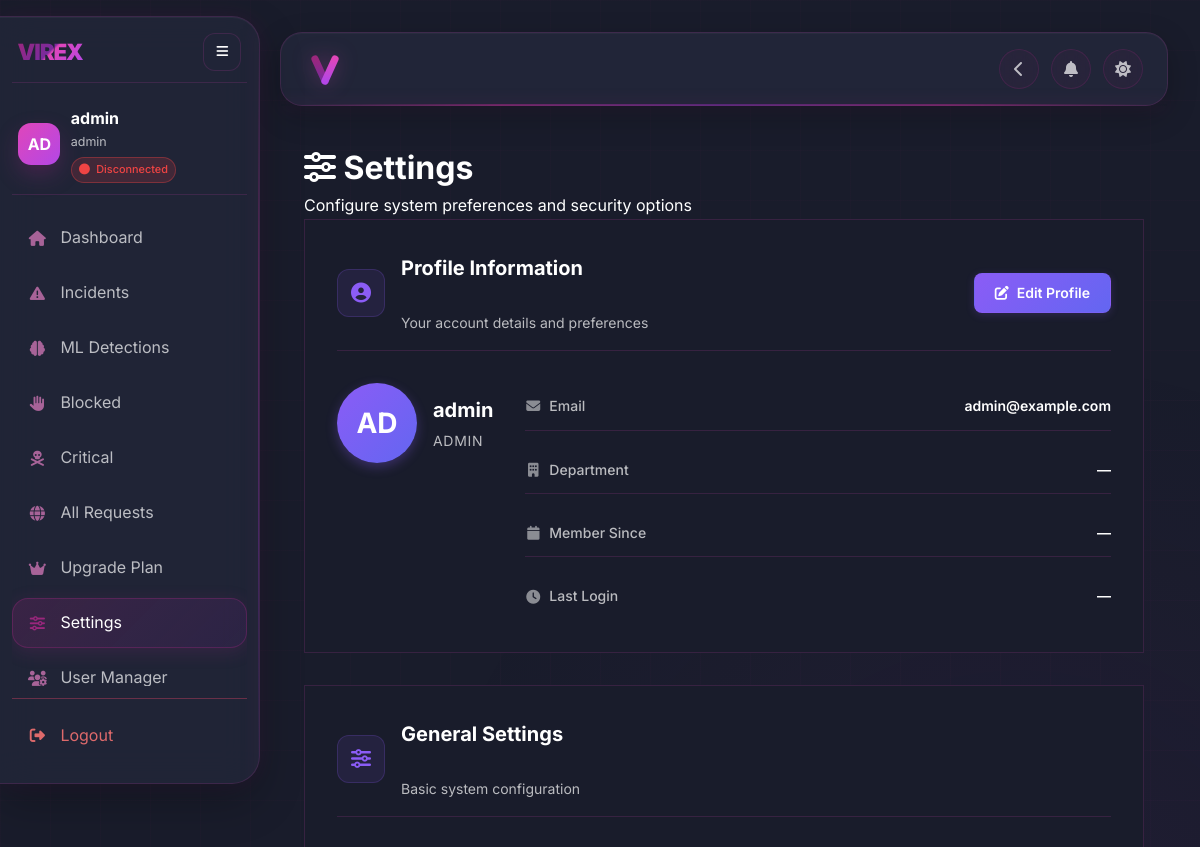
The app's page /settings (signed in, upper part), older data.
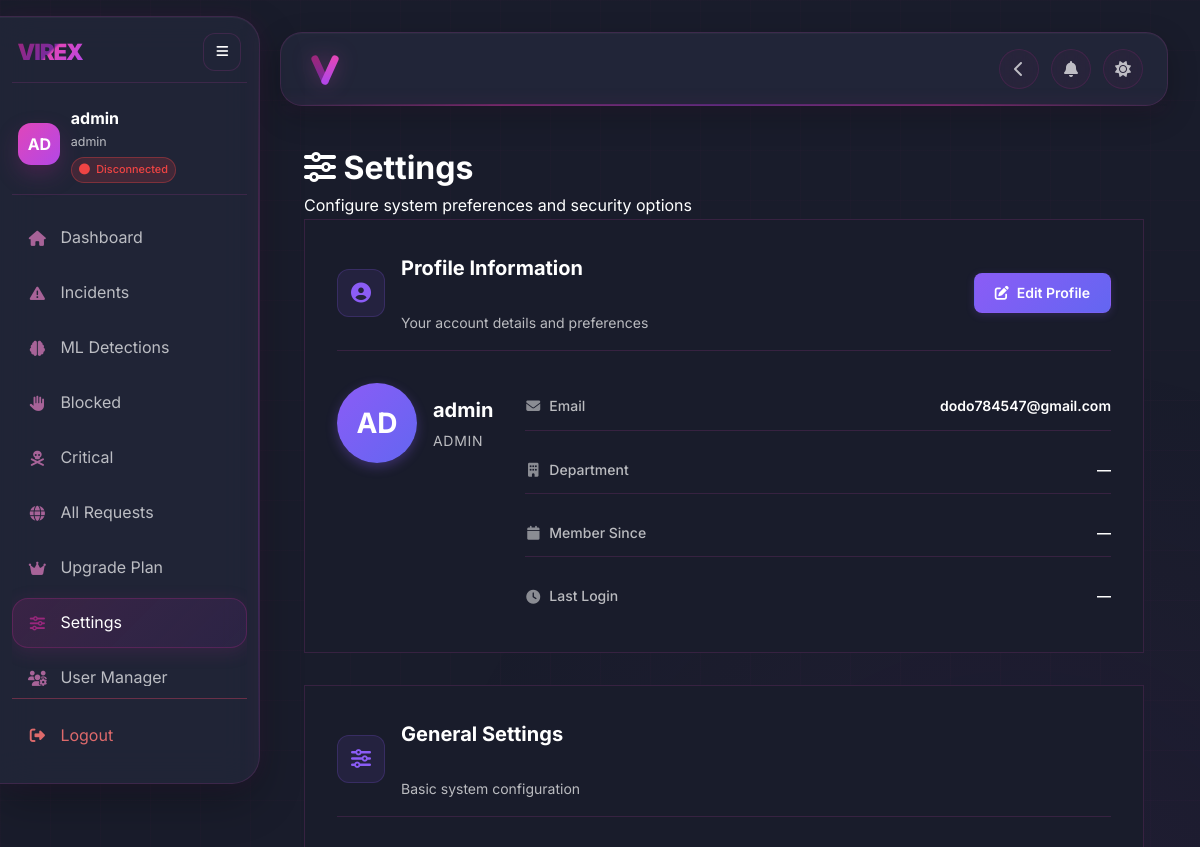
The same page, newer data.
### tables this page shows
CREATE TABLE users (
    user_id INTEGER PRIMARY KEY AUTOINCREMENT,
    username TEXT NOT NULL UNIQUE,
    password_hash TEXT NOT NULL,
    email TEXT UNIQUE,
    role_id INTEGER,
    department_id INTEGER,
    is_active BOOLEAN DEFAULT 1,
    last_login TIMESTAMP,
    created_at TIMESTAMP DEFAULT CURRENT_TIMESTAMP,
    updated_at TIMESTAMP, reset_token TEXT, reset_token_expiry TIMESTAMP,
    FOREIGN KEY (role_id) REFERENCES roles(role_id),
    FOREIGN KEY (department_id) REFERENCES departments(department_id)
);

CREATE TABLE roles (
    role_id INTEGER PRIMARY KEY AUTOINCREMENT,
    name TEXT NOT NULL,
    description TEXT,
    created_at TIMESTAMP DEFAULT CURRENT_TIMESTAMP
);

### app/dashboard/routes.py (the view)
    @app.route('/settings')
    @admin_required
    def settings_page(current_user):
        return render_template('settings.html', user=current_user)

### app/auth/models.py (called while the page is built)
    def get_user(self, username: str) -> dict | None:
        return db.get_user_by_username(username)

### app/dashboard/services.py (called while the page is built)
    def log_clean_request(self, ip, endpoint="", method="GET"):
        self.stats["total_requests"] = self.stats.get("total_requests", 0) + 1

    def load_audit_log(self):
        with self.audit_lock:
            try:
                if os.path.exists(self.audit_log_path):
                    with open(self.audit_log_path, 'r') as f:
                        return json.load(f)
            except Exception:
                pass
        return []

### app/database.py (called while the page is built)
def get_connection() -> sqlite3.Connection:
    if not hasattr(_local, "conn") or _local.conn is None:
        _local.conn = sqlite3.connect(str(DB_PATH), check_same_thread=False)
        _local.conn.row_factory = sqlite3.Row
        _local.conn.execute("PRAGMA journal_mode=WAL")
        _local.conn.execute("PRAGMA foreign_keys=ON")
    return _local.conn

@contextmanager
def db_cursor():
    conn = get_connection()
    cur  = conn.cursor()
    try:
        yield cur
        conn.commit()
    except Exception as e:
        conn.rollback()
        logger.error(f"[DB] Error: {e}")
        raise

def get_user_by_username(username: str) -> dict | None:
    with db_cursor() as cur:
        cur.execute("""
            SELECT u.*, r.name as role_name
            FROM users u
            LEFT JOIN roles r ON u.role_id = r.role_id
            WHERE u.username = ?
        """, (username,))
        row = cur.fetchone()
        return dict(row) if row else None

### app/templates/settings.html (shortened to what this page needs)
{% extends "sidebar_layout.html" %} {% set active_page = 'settings' %}  {% block stylesheets %}
<link
  rel="stylesheet"
  href="{{ url_for('static', filename='css/settings.css') }}"
/>
{% endblock %} {% block content %}
<main class="main-content">
  <div class="page-header">
    <div class="page-header-inner">
      <div class="page-title-group">
        <h1 class="page-title"><i class="fas fa-sliders"></i> Settings</h1>
        <p class="page-subtitle">
          Configure system preferences and security options
        </p>
      </div>
    </div>
  </div>
  <div class="settings-section profile-section">
    <div class="section-header">
      <div class="section-icon purple">
        <i class="fas fa-user-circle"></i>
      </div>
      <div>
        <h2 class="section-title">Profile Information</h2>
        <p class="section-subtitle">Your account details and preferences</p>
      </div>
      <button class="btn btn-outline" onclick="openEditProfileModal()">
        <i class="fas fa-edit"></i> Edit Profile
      </button>
    </div>
    <div class="profile-grid">
      <div class="profile-item">
        <div class="profile-avatar" id="profile-avatar">
          {{ (user.username[:2] if user and user.username else 'US')|upper }}
        </div>
        <div class="profile-info">
          <div class="profile-name" id="profile-name">
            {{ user.username if user else 'User' }}
          </div>
          <div class="profile-role" id="profile-role">
            {{ user.role if user else 'Role' }}
          </div>
        </div>
      </div>
      <div class="profile-details">
        <div class="detail-row">
          <span class="detail-label"
            ><i class="fas fa-envelope"></i> Email</span
          >
          <span class="detail-value" id="profile-email"
            >{{ user.email if user and user.email else '—' }}</span
          >
        </div>
        <div class="detail-row">
          <span class="detail-label"
            ><i class="fas fa-building"></i> Department</span
          >
          <span class="detail-value" id="profile-department"
            >{{ user.department if user and user.department else '—' }}</span
          >
        </div>
        <div class="detail-row">
          <span class="detail-label"
            ><i class="fas fa-calendar"></i> Member Since</span
          >
          <span class="detail-value" id="profile-created">—</span>
        </div>
        <div class="detail-row">
          <span class="detail-label"
            ><i class="fas fa-clock"></i> Last Login</span
          >
          <span class="detail-value" id="profile-last-login">—</span>
        </div>
      </div>
    </div>
  </div>
  <div class="settings-section">
    <div class="section-header">
      <div class="section-icon purple">
        <i class="fas fa-sliders"></i>
      </div>
      <div>
        <h2 class="section-title">General Settings</h2>
        <p class="section-subtitle">Basic system configuration</p>
      </div>
    </div>
  </div>
</main>
{% endblock %}

### app/templates/sidebar_layout.html (shortened to what this page needs)
<!doctype html>
<html lang="en" data-theme="dark">
  <head>
    <link
      rel="stylesheet"
      href="https://cdnjs.cloudflare.com/ajax/libs/font-awesome/6.5.1/css/all.min.css"
    />
    <link
      rel="stylesheet"
      href="{{ url_for('static', filename='css/theme.css') }}"
    />
    <link
      rel="stylesheet"
      href="{{ url_for('static', filename='css/dashboard.css') }}"
    />
    <link
      rel="stylesheet"
      href="{{ url_for('static', filename='css/layout.css') }}"
    />
    <link
      rel="stylesheet"
      href="{{ url_for('static', filename='css/sidebar_component.css') }}"
    />
    <link
      rel="stylesheet"
      href="{{ url_for('static', filename='css/chatbot.css') }}"
    />
    {% block stylesheets %}{% endblock %}
  </head>
  <body data-user-role="{{ user.role if user else 'guest' }}">
    <div class="dashboard-wrapper">
      {% include 'sidebar_component.html' %}
      <div class="main-wrapper" id="mainWrapper">
        <nav class="navbar">
          <div class="navbar-left">
            <div
              class="brand"
              onclick="location.href = '/'"
              style="cursor: pointer; display: flex; align-items: center; gap: 4px;"
            >
            </div>
          </div>
          <div class="nav-actions">
            {% block nav_actions %}
            <button
              class="btn-icon back-btn"
              onclick="history.back()"
              title="Go Back"
            >
              <i class="fas fa-chevron-left"></i>
            </button>
            <button
              class="btn-icon notification-bell"
              id="notification-bell"
              title="Notifications"
            >
              <i class="fas fa-bell" style="color: var(--text-secondary)"></i>
            </button>
            <button
              class="btn-icon"
              id="theme-toggle"
              title="Toggle Light/Dark Mode"
            >
              <i class="fas fa-circle-half-stroke"></i>
            </button>
            {% endblock %}
          </div>
        </nav>
        {% block content %}{% endblock %}
      </div>
    </div>
  </body>
</html>

### app/templates/sidebar_component.html (shortened to what this page needs)
<aside class="sidebar modern-sidebar" id="sidebar" aria-expanded="true">
  <div class="modern-sidebar__brand-row">
    <div class="sidebar-brand modern-sidebar__brand" style="display: flex; align-items: center; gap: 4px;">
      <span class="brand-v-icon">VIREX</span>
    </div>
    <button
      type="button"
      class="modern-sidebar__toggle"
      data-sidebar-toggle
      data-sidebar-target="sidebar"
      aria-label="Toggle sidebar"
      aria-controls="sidebar"
      aria-expanded="true"
    >
      <i class="fas fa-bars"></i>
    </button>
  </div>
  <div class="modern-sidebar__profile">
    <div class="modern-sidebar__profile-main">
      <div class="modern-sidebar__avatar" aria-hidden="true">
        {% if user and user.avatar_url %}
        <img
          src="{{ user.avatar_url }}"
          alt="avatar"
          style="
            width: 100%;
            height: 100%;
            object-fit: cover;
            border-radius: 13px;
          "
        />
        {% else %}
          {% if user and user.full_name %}
            {{ user.full_name[:2]|upper }}
          {% else %}
            {{ (user.username[:2] if user and user.username else 'US')|upper }}
          {% endif %}
        {% endif %}
      </div>
      <div class="modern-sidebar__profile-copy">
        <div class="modern-sidebar__username" id="sidebar-username" style="display: flex; align-items: center; gap: 8px;">
          {{ user.full_name if user and user.full_name else (user.username if user else 'User') }}
        </div>
        <div class="modern-sidebar__role">
          {{ user.role if user else 'Role' }}
        </div>
        <div
          class="modern-sidebar__status user-connection-status"
          id="sidebar-connection-status"
        >
        </div>
      </div>
    </div>
  </div>
  <nav class="modern-sidebar__nav" aria-label="Primary">
    <a
      href="/dashboard"
      class="modern-sidebar__item {% if active_page == 'dashboard' %}active{% endif %}"
    >
      <span class="modern-sidebar__icon"><i class="fas fa-home"></i></span>
      <span class="modern-sidebar__label">Dashboard</span>
    </a>
    <a
      href="/incidents"
      class="modern-sidebar__item {% if active_page == 'incidents' %}active{% endif %}"
    >
      <span class="modern-sidebar__icon"
        ><i class="fas fa-exclamation-triangle"></i
      ></span>
      <span class="modern-sidebar__label">Incidents</span>
    </a>
    <a
      href="/ml-detections"
      class="modern-sidebar__item {% if active_page == 'ml-detections' %}active{% endif %}"
    >
      <span class="modern-sidebar__icon"><i class="fas fa-brain"></i></span>
      <span class="modern-sidebar__label">ML Detections</span>
    </a>
    <a
      href="/blocked_page"
      class="modern-sidebar__item {% if active_page == 'blocked' %}active{% endif %}"
    >
      <span class="modern-sidebar__icon"><i class="fas fa-hand"></i></span>
      <span class="modern-sidebar__label">Blocked</span>
    </a>
    <a
      href="/critical"
      class="modern-sidebar__item {% if active_page == 'critical' %}active{% endif %}"
    >
      <span class="modern-sidebar__icon"
        ><i class="fas fa-skull-crossbones"></i
      ></span>
      <span class="modern-sidebar__label">Critical</span>
    </a>
    <a
      href="/requests"
      class="modern-sidebar__item {% if active_page == 'requests' %}active{% endif %}"
    >
      <span class="modern-sidebar__icon"><i class="fas fa-globe"></i></span>
      <span class="modern-sidebar__label">All Requests</span>
    </a>
    <a
      href="/pricing"
      class="modern-sidebar__item {% if active_page == 'pricing' %}active{% endif %}"
    >
      <span class="modern-sidebar__icon"><i class="fas fa-crown"></i></span>
      <span class="modern-sidebar__label">Upgrade Plan</span>
    </a>
    <a
      href="/settings"
      class="modern-sidebar__item {% if active_page == 'settings' %}active{% endif %}"
    >
      <span class="modern-sidebar__icon"><i class="fas fa-sliders"></i></span>
      <span class="modern-sidebar__label">Settings</span>
    </a>
    {% if user and user.role == 'admin' %}
    <a
      href="/user-manager"
      class="modern-sidebar__item {% if active_page == 'user-manager' %}active{% endif %}"
    >
      <span class="modern-sidebar__icon"
        ><i class="fas fa-users-gear"></i
      ></span>
      <span class="modern-sidebar__label">User Manager</span>
    </a>
    {% endif %}
  </nav>
  <div class="modern-sidebar__footer">
    <button type="button" class="modern-sidebar__logout" id="logout-btn">
      <span class="modern-sidebar__icon"
        ><i class="fas fa-right-from-bracket"></i
      ></span>
      <span class="modern-sidebar__label">Logout</span>
    </button>
  </div>
</aside>

### app/static/css/theme.css (style rules this page uses)
:root { --bg-main: #191c2b; --bg-secondary: #212538; --bg-card: #212538; --bg-layout: #191c2b; --brand-primary: #9a277d; --brand-secondary: #792b9d; --brand-accent: #852c6f; --brand-gradient: linear-gradient(135deg, #e046ba 0%, #b347e6 100%); --brand-gradient-hover: linear-gradient(135deg, #f05ad2 0%, #c45df5 100%); --cyan: #4b5563; --cyan-dim: rgba(224, 70, 186, 0.12); --success: #10b981; --warning: #f59e0b; --danger: #ef4444; --info: #3b82f6; --text-primary: #ffffff; --text-secondary: rgba(255, 255, 255, 0.7); --text-muted: rgba(255, 255, 255, 0.45); --border-dim: rgba(224, 70, 186, 0.15); --border-light: rgba(224, 70, 186, 0.3); --glow-purple: 0 0 24px rgba(224, 70, 186, 0.35); --glow-cyan: 0 0 20px rgba(179, 71, 230, 0.25); }
.brand-v-icon { display: inline-block; font-weight: 950; background: linear-gradient(135deg, #9a277d 0%, #792b9d 48%, #e046ba 52%, #b347e6 100%); -webkit-background-clip: text; background-clip: text; -webkit-text-fill-color: transparent; line-height: 1; font-family: 'Inter', sans-serif; letter-spacing: -0.05em; font-size: 1.4rem; }
.brand-v-nav { width: 40px; height: 40px; vertical-align: middle; margin-right: 3px; filter: drop-shadow(0 0 10px rgba(224, 70, 186, 0.3)); }

### app/static/css/dashboard.css (style rules this page uses)
* { margin: 0; padding: 0; box-sizing: border-box; font-family: "Inter", system-ui, -apple-system, sans-serif; }
body { background: var(--bg-main); color: var(--text-primary); min-height: 100vh; line-height: 1.6; -webkit-font-smoothing: antialiased; position: relative; overflow-x: hidden; }
body::before { content: ""; position: fixed; top: 0; left: 0; width: 100%; height: 100%; background: radial-gradient( circle at 15% 50%, color-mix(in srgb, var(--brand-primary) 8%, transparent), transparent 25% ), radial-gradient( circle at 85% 30%, color-mix(in srgb, var(--brand-secondary) 8%, transparent), transparent 25% ); z-index: -1; pointer-events: none; animation: bgPulse 8s ease-in-out infinite; }
body::after { content: ""; position: fixed; top: 0; left: 0; width: 100%; height: 100%; background-image: linear-gradient( color-mix(in srgb, var(--brand-primary) 3%, transparent) 1px, transparent 1px ), linear-gradient( 90deg, color-mix(in srgb, var(--brand-primary) 3%, transparent) 1px, transparent 1px ); background-size: 50px 50px; pointer-events: none; z-index: -1; }
.dashboard-wrapper { display: flex; min-height: 100vh; }
.main-content { padding: 2.5rem; max-width: 1600px; margin: 0 auto; width: 100%; }

### app/static/css/chatbot.css (style rules this page uses)
:root { --chat-bg: #2a1f3d; --chat-header: #3a2b55; --chat-border: #1a0f33; --chat-text: #ffffff; --chat-primary: var(--brand-primary); --chat-user-msg: var(--brand-primary); --chat-bot-msg: #3f2e5c; --chat-window-border: 10px solid #1a0f33; }

Row changes from the older to the newer data that the page shows:
changed users "AD": email "admin@example.com" → "dodo784547@gmail.com"
